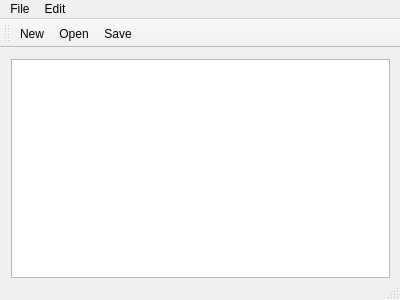
<?xml version="1.0" encoding="UTF-8"?>
<ui version="4.0">
 <class>MainWindow</class>
 <widget class="QMainWindow" name="MainWindow">
  <property name="geometry">
   <rect>
    <x>0</x>
    <y>0</y>
    <width>400</width>
    <height>300</height>
   </rect>
  </property>
  <property name="windowTitle">
   <string>MainWindow</string>
  </property>
  <widget class="QWidget" name="centralWidget">
   <widget class="QWidget" name="verticalLayoutWidget">
    <property name="geometry">
     <rect>
      <x>0</x>
      <y>0</y>
      <width>401</width>
      <height>241</height>
     </rect>
    </property>
    <layout class="QVBoxLayout" name="verticalLayout">
     <item>
      <widget class="QTextEdit" name="textEdit"/>
     </item>
    </layout>
   </widget>
  </widget>
  <widget class="QMenuBar" name="menuBar">
   <property name="geometry">
    <rect>
     <x>0</x>
     <y>0</y>
     <width>400</width>
     <height>21</height>
    </rect>
   </property>
   <widget class="QMenu" name="menuFile">
    <property name="title">
     <string>File</string>
    </property>
    <addaction name="actionExit"/>
   </widget>
   <widget class="QMenu" name="menuEdit">
    <property name="title">
     <string>Edit</string>
    </property>
    <addaction name="actionCopy"/>
    <addaction name="actionPaste"/>
    <addaction name="actionUndo"/>
    <addaction name="actionRedo"/>
   </widget>
   <addaction name="menuFile"/>
   <addaction name="menuEdit"/>
  </widget>
  <widget class="QToolBar" name="mainToolBar">
   <attribute name="toolBarArea">
    <enum>TopToolBarArea</enum>
   </attribute>
   <attribute name="toolBarBreak">
    <bool>false</bool>
   </attribute>
   <addaction name="actionNew"/>
   <addaction name="actionOpen"/>
   <addaction name="actionSave"/>
  </widget>
  <widget class="QStatusBar" name="statusBar"/>
  <action name="actionNew">
   <property name="icon">
    <iconset resource="images.qrc">
     <normaloff>:/images/images/new.png</normaloff>:/images/images/new.png</iconset>
   </property>
   <property name="text">
    <string>New</string>
   </property>
  </action>
  <action name="actionOpen">
   <property name="icon">
    <iconset resource="images.qrc">
     <normaloff>:/images/images/open.png</normaloff>:/images/images/open.png</iconset>
   </property>
   <property name="text">
    <string>Open</string>
   </property>
  </action>
  <action name="actionSave">
   <property name="icon">
    <iconset resource="images.qrc">
     <normaloff>:/images/images/save.png</normaloff>:/images/images/save.png</iconset>
   </property>
   <property name="text">
    <string>Save</string>
   </property>
  </action>
  <action name="actionExit">
   <property name="icon">
    <iconset resource="images.qrc">
     <normaloff>:/images/images/exit.png</normaloff>:/images/images/exit.png</iconset>
   </property>
   <property name="text">
    <string>Exit</string>
   </property>
  </action>
  <action name="actionCopy">
   <property name="icon">
    <iconset resource="images.qrc">
     <normaloff>:/images/images/copy.png</normaloff>:/images/images/copy.png</iconset>
   </property>
   <property name="text">
    <string>Copy</string>
   </property>
  </action>
  <action name="actionPaste">
   <property name="icon">
    <iconset resource="images.qrc">
     <normaloff>:/images/images/paste.png</normaloff>:/images/images/paste.png</iconset>
   </property>
   <property name="text">
    <string>Paste</string>
   </property>
  </action>
  <action name="actionUndo">
   <property name="icon">
    <iconset resource="images.qrc">
     <normaloff>:/images/images/undo.png</normaloff>:/images/images/undo.png</iconset>
   </property>
   <property name="text">
    <string>Undo</string>
   </property>
  </action>
  <action name="actionRedo">
   <property name="icon">
    <iconset resource="images.qrc">
     <normaloff>:/images/images/redo.png</normaloff>:/images/images/redo.png</iconset>
   </property>
   <property name="text">
    <string>Redo</string>
   </property>
  </action>
 </widget>
 <layoutdefault spacing="6" margin="11"/>
 <resources>
  <include location="images.qrc"/>
 </resources>
 <connections/>
</ui>
